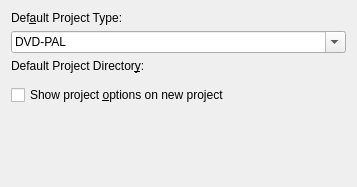
<ui version="4.0" >
 <class>KMFOptions</class>
 <widget class="QWidget" name="KMFOptions" >
  <property name="geometry" >
   <rect>
    <x>0</x>
    <y>0</y>
    <width>357</width>
    <height>187</height>
   </rect>
  </property>
  <property name="windowTitle" >
   <string>KMediaFactory Settings</string>
  </property>
  <layout class="QVBoxLayout" >
   <property name="margin" >
    <number>11</number>
   </property>
   <property name="spacing" >
    <number>6</number>
   </property>
   <item>
    <widget class="QLabel" name="typeLabel" >
     <property name="text" >
      <string>Def&amp;ault Project Type:</string>
     </property>
     <property name="wordWrap" >
      <bool>false</bool>
     </property>
     <property name="buddy" >
      <cstring>kcfg_DefaultProjectType</cstring>
     </property>
    </widget>
   </item>
   <item>
    <widget class="QComboBox" name="kcfg_DefaultProjectType" >
     <property name="editable" >
      <bool>true</bool>
     </property>
     <item>
      <property name="text" >
       <string>DVD-PAL</string>
      </property>
     </item>
     <item>
      <property name="text" >
       <string>DVD-NTSC</string>
      </property>
     </item>
    </widget>
   </item>
   <item>
    <widget class="QLabel" name="directoryLabel" >
     <property name="text" >
      <string>Default Project Director&amp;y:</string>
     </property>
     <property name="wordWrap" >
      <bool>false</bool>
     </property>
     <property name="buddy" >
      <cstring>kcfg_DefaultProjectDirectory</cstring>
     </property>
    </widget>
   </item>
   <item>
    <widget class="KUrlRequester" name="kcfg_DefaultProjectDirectory" />
   </item>
   <item>
    <widget class="QCheckBox" name="kcfg_ShowProjectOptionsOnNew" >
     <property name="text" >
      <string>Show project &amp;options on new project</string>
     </property>
     <property name="shortcut" >
      <string>Alt+O</string>
     </property>
    </widget>
   </item>
   <item>
    <spacer>
     <property name="orientation" >
      <enum>Qt::Vertical</enum>
     </property>
     <property name="sizeType" >
      <enum>QSizePolicy::Expanding</enum>
     </property>
     <property name="sizeHint" >
      <size>
       <width>20</width>
       <height>40</height>
      </size>
     </property>
    </spacer>
   </item>
  </layout>
 </widget>
 <layoutdefault spacing="6" margin="11" />
 <layoutfunction spacing="KDialog::spacingHint" margin="KDialog::marginHint" />
 <pixmapfunction>BTN_ICON</pixmapfunction>
 <customwidgets>
  <customwidget>
   <class>KUrlRequester</class>
   <extends>QWidget</extends>
   <header>kurlrequester.h</header>
   <container>1</container>
  </customwidget>
 </customwidgets>
 <resources/>
 <connections/>
</ui>
